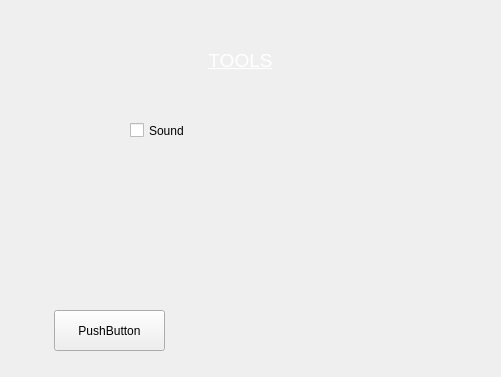
<?xml version="1.0" encoding="UTF-8"?>
<ui version="4.0">
 <class>FormTools</class>
 <widget class="QWidget" name="FormTools">
  <property name="geometry">
   <rect>
    <x>0</x>
    <y>0</y>
    <width>501</width>
    <height>377</height>
   </rect>
  </property>
  <property name="windowTitle">
   <string>Form</string>
  </property>
  <widget class="QLabel" name="label">
   <property name="geometry">
    <rect>
     <x>200</x>
     <y>40</y>
     <width>81</width>
     <height>41</height>
    </rect>
   </property>
   <property name="text">
    <string>&lt;html&gt;&lt;head/&gt;&lt;body&gt;&lt;p align=&quot;center&quot;&gt;&lt;span style=&quot; font-size:14pt; text-decoration: underline; color:#ffffff;&quot;&gt;TOOLS&lt;/span&gt;&lt;/p&gt;&lt;/body&gt;&lt;/html&gt;</string>
   </property>
  </widget>
  <widget class="QCheckBox" name="checkBox">
   <property name="geometry">
    <rect>
     <x>130</x>
     <y>110</y>
     <width>141</width>
     <height>41</height>
    </rect>
   </property>
   <property name="styleSheet">
    <string notr="true"/>
   </property>
   <property name="text">
    <string>Sound</string>
   </property>
  </widget>
  <widget class="QPushButton" name="pushButton">
   <property name="geometry">
    <rect>
     <x>54</x>
     <y>310</y>
     <width>111</width>
     <height>41</height>
    </rect>
   </property>
   <property name="text">
    <string>PushButton</string>
   </property>
  </widget>
 </widget>
 <resources/>
 <connections/>
</ui>
